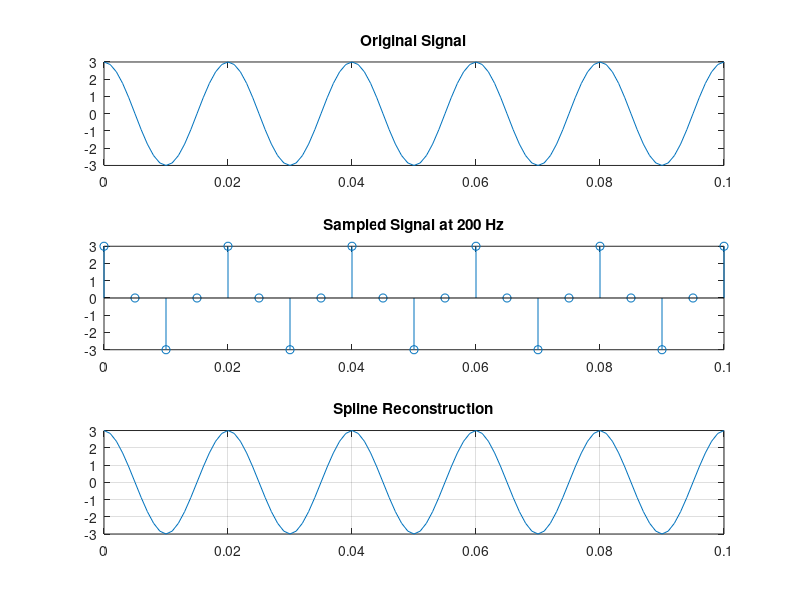

Here is the MATLAB script that generated this plot:
% Consider the analog signal
% xa(t) = 3 cos(100πt)

% Suppose that the signal is sampled at the rate Fs=200 Hz. What is the discrete time signal
% obtained after sampling? Plot the discrete-time signal.

t = 0:0.001:0.1;
x = 3*cos(100*pi*t);

% sampled
ts = 0:1/200:0.1;
xs = 3*cos(100*pi*ts);

%reconstruct - spline(sampled time, sampled signal, original time)
xr = spline(ts,xs,t);

subplot(3,1,1);
plot(t,x);
title('Original Signal');

subplot(3,1,2);
stem(ts,xs);
title('Sampled Signal at 200 Hz');

subplot(3,1,3);
plot(t,xr);
title('Spline Reconstruction');

grid on;
